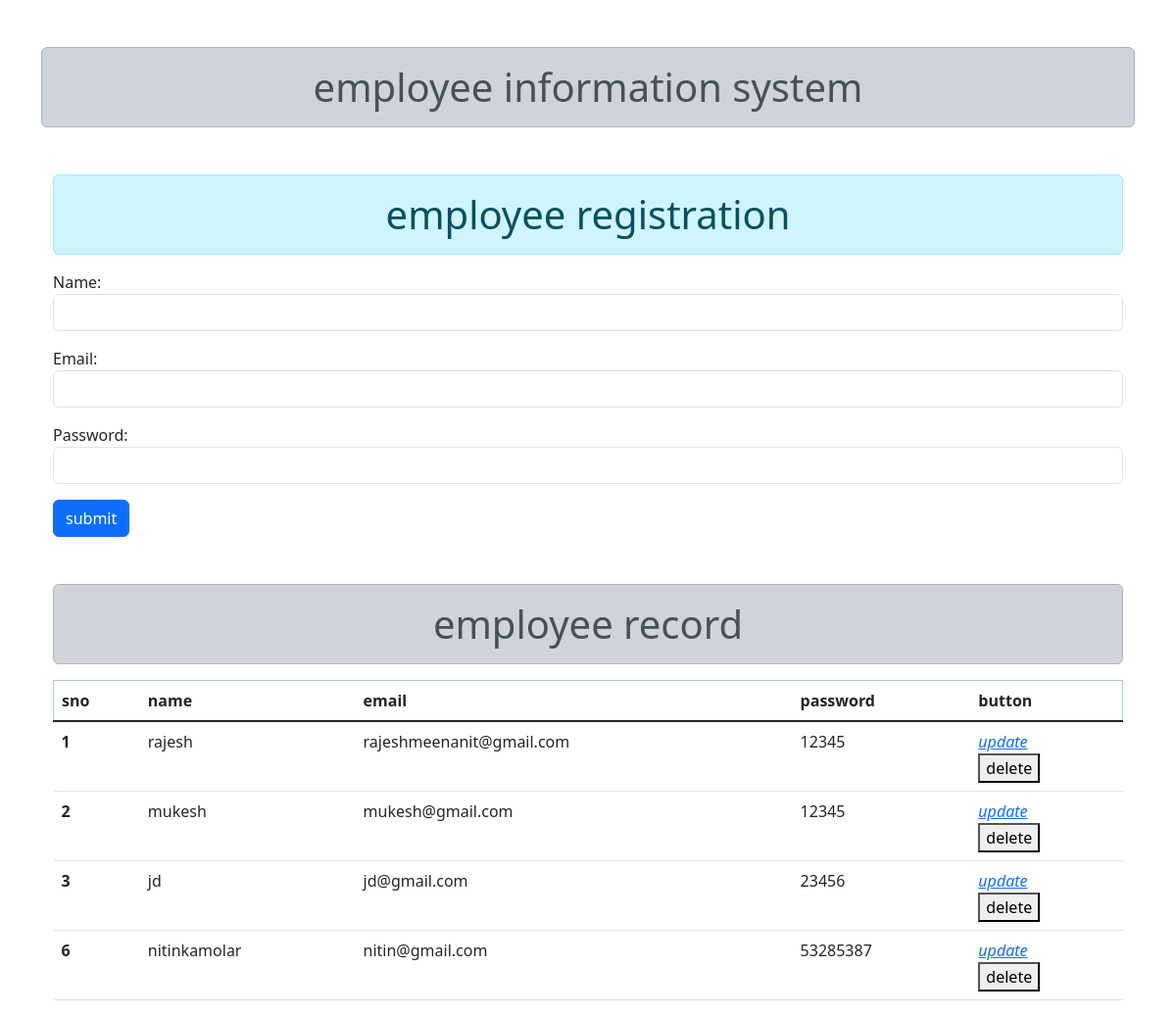
The page / on the database its author committed.
### app/models.py (models this page shows, shortened)
class employee(models.Model):
    name=models.CharField(max_length=30, null=True)
    email=models.EmailField(max_length=30,null=True)
    password=models.CharField(max_length=30,null=True)

### app/views.py (the view)
# urls.py: 2. Add a URL to urlpatterns:  path('', views.home, name='home')
def home(request):
    form=employeeform()
    if request.method=='POST':
        form=employeeform(request.POST)
        form.save()
        form=employeeform()
    data=employee.objects.all()
    context={
        'form':form,
        'data':data
    }
    return render(request,'app/index.html',context)

### app/form.py
class employeeform(forms.ModelForm):
    class Meta:
        model=employee
        fields='__all__'
        widgets={
            'name':forms.TextInput(attrs={'class':"form-control"}),
            'email':forms.TextInput(attrs={'class':"form-control"}),
            'password':forms.PasswordInput(attrs={'class':"form-control"})
        }

### templates/app/index.html (shortened to what this page needs)
{% extends 'app/base.html' %}
{% block content %}
<div class="container">
    <h1 class="alert alert-info text-center">employee registration</h1>
    <div class="row">
        <div class="col">
<form method="POST" >
{{form.as_p}}
<input type="submit" value="submit" class="btn btn-primary">
</form>
    </div>
    </div>
    <br><br>
    <h1 class="alert alert-dark text-center">employee record</h1>
<table class="table my-3" >
    <thead class="alert alert-success">
      <tr>
        <th scope="col">sno</th>
        <th scope="col">name</th>
        <th scope="col">email</th>
        <th scope="col">password</th>
        <th scope="col">button
        </th>
      </tr>
    </thead>
    <tbody class="table-group-divider">
        {% for i in data %}
      <tr>
        <th scope="row">{{i.id}}</th>
        <td>{{i.name}}</td>
        <td>{{i.email}}</td>
        <td>{{i.password}}</td>
        <td>
            <a href="{% url 'update' i.id %}">
            <i class="">update</i>
            </a>
            <form method="POST" action="{% url 'delete' i.id %}">
                <button type="submit">delete</button>
            </form>
        </td>
      </tr>
      {% endfor %}
    </tbody>
  </table>
</div>
{% endblock content %}

### templates/app/base.html (shortened to what this page needs)
<!doctype html>
<html lang="en">
  <head>
    <link href="https://cdn.jsdelivr.net/npm/bootstrap@5.3.0-alpha2/dist/css/bootstrap.min.css" rel="stylesheet">
  </head>
  <body>
    <div class="container">
    <h1 class="alert alert-dark my-5 text-center " >employee information system</h1>
    {% block content %}
    {% endblock content %}
</div>
  </body>
</html>

### rows shown on the page
employee: id "1", name "rajesh", email "rajeshmeenanit@gmail.com", password "12345"
employee: id "2", name "mukesh", email "mukesh@gmail.com", password "12345"
employee: id "3", name "jd", email "jd@gmail.com", password "23456"
employee: id "6", name "nitinkamolar", email "nitin@gmail.com", password "53285387"
